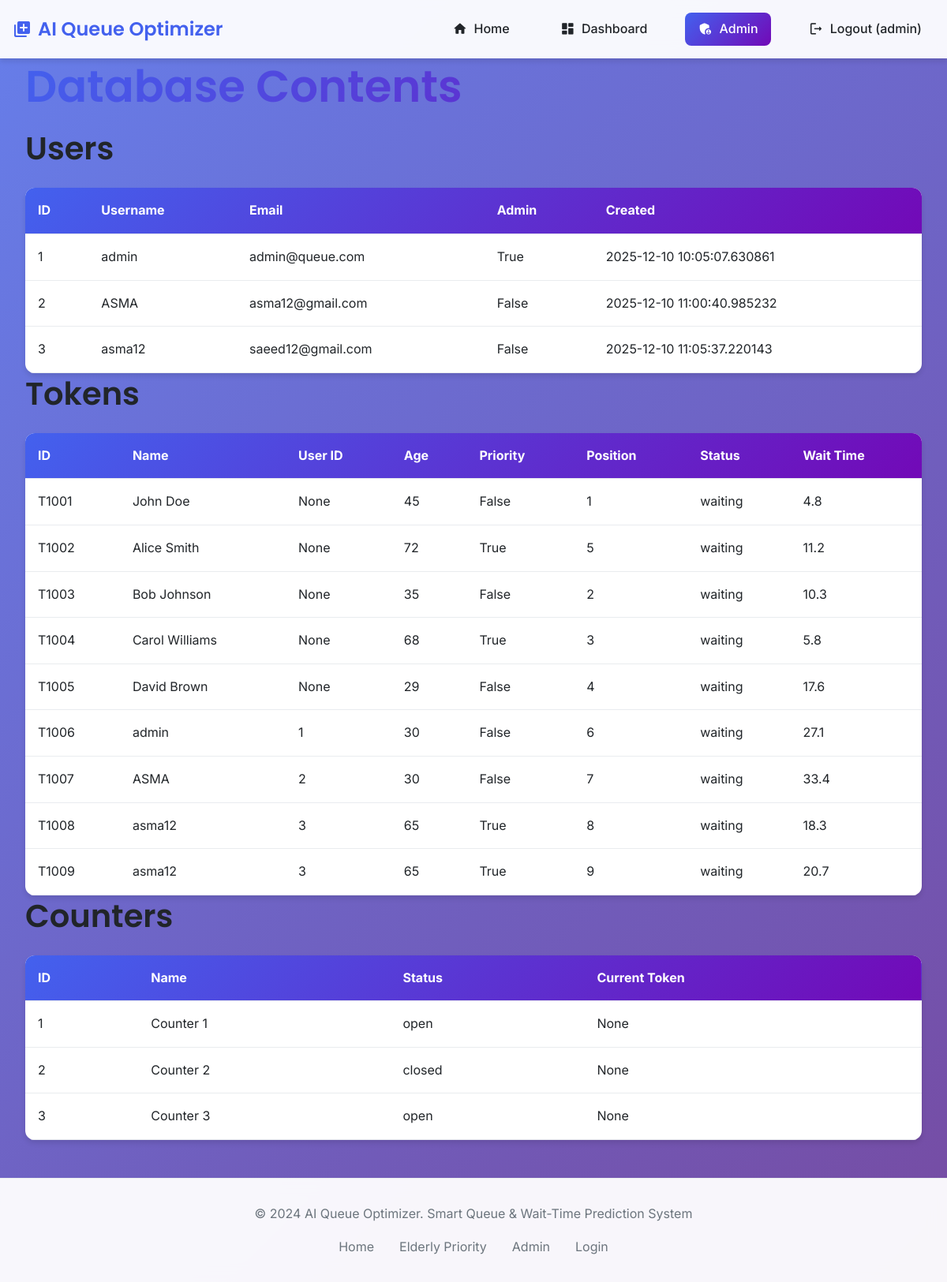
Screenshot of /db-view (signed in) with the database file from the repository.
### ai-queue-optimizer/app.py (models this page shows, shortened)
class User(db.Model):
    id = db.Column(db.Integer, primary_key=True)
    username = db.Column(db.String(80), unique=True, nullable=False)
    email = db.Column(db.String(120), unique=True, nullable=False)
    password_hash = db.Column(db.String(200), nullable=False)
    is_admin = db.Column(db.Boolean, default=False)
    created_at = db.Column(db.DateTime, default=datetime.datetime.utcnow)

class Token(db.Model):
    id = db.Column(db.String(20), primary_key=True)
    user_id = db.Column(db.Integer, db.ForeignKey('user.id'))
    name = db.Column(db.String(100), nullable=False)
    age = db.Column(db.Integer, default=30)
    priority = db.Column(db.Boolean, default=False)
    status = db.Column(db.String(20), default='waiting')
    position = db.Column(db.Integer)
    estimated_wait = db.Column(db.Float)
    joined_at = db.Column(db.DateTime, default=datetime.datetime.utcnow)
    processed_at = db.Column(db.DateTime, nullable=True)
    counter_id = db.Column(db.Integer, nullable=True)
    user = db.relationship('User', backref=db.backref('tokens', lazy=True))

class Counter(db.Model):
    id = db.Column(db.Integer, primary_key=True)
    name = db.Column(db.String(50), nullable=False)
    status = db.Column(db.String(20), default='open')
    current_token_id = db.Column(db.String(20), nullable=True)

### ai-queue-optimizer/app.py (the view)
@app.route('/db-view')
@admin_required
def db_view():
    users = User.query.all()
    tokens = Token.query.all()
    counters = Counter.query.all()
    return render_template('db_view.html',
                         users=users,
                         tokens=tokens,
                         counters=counters)

### ai-queue-optimizer/app.py (called while the page is built)
def admin_required(f):
    @wraps(f)
    def decorated_function(*args, **kwargs):
        if 'user_id' not in session:
            return redirect(url_for('admin_login')) # This is correct, points to the route we are adding back
        user = User.query.get(session['user_id'])
        if not user or not user.is_admin:
            return redirect(url_for('index'))
        return f(*args, **kwargs)
    return decorated_function

### ai-queue-optimizer/templates/db_view.html (shortened to what this page needs)
{% extends "base.html" %}
{% block content %}
<div class="container">
    <h1>Database Contents</h1>
    <h2>Users</h2>
    <table class="table-container">
        <thead>
            <tr>
                <th>ID</th>
                <th>Username</th>
                <th>Email</th>
                <th>Admin</th>
                <th>Created</th>
            </tr>
        </thead>
        <tbody>
            {% for user in users %}
            <tr>
                <td>{{ user.id }}</td>
                <td>{{ user.username }}</td>
                <td>{{ user.email }}</td>
                <td>{{ user.is_admin }}</td>
                <td>{{ user.created_at }}</td>
            </tr>
            {% endfor %}
        </tbody>
    </table>
    <h2>Tokens</h2>
    <table class="table-container">
        <thead>
            <tr>
                <th>ID</th>
                <th>Name</th>
                <th>User ID</th>
                <th>Age</th>
                <th>Priority</th>
                <th>Position</th>
                <th>Status</th>
                <th>Wait Time</th>
            </tr>
        </thead>
        <tbody>
            {% for token in tokens %}
            <tr>
                <td>{{ token.id }}</td>
                <td>{{ token.name }}</td>
                <td>{{ token.user_id }}</td>
                <td>{{ token.age }}</td>
                <td>{{ token.priority }}</td>
                <td>{{ token.position }}</td>
                <td>{{ token.status }}</td>
                <td>{{ token.estimated_wait }}</td>
            </tr>
            {% endfor %}
        </tbody>
    </table>
    <h2>Counters</h2>
    <table class="table-container">
        <thead>
            <tr>
                <th>ID</th>
                <th>Name</th>
                <th>Status</th>
                <th>Current Token</th>
            </tr>
        </thead>
        <tbody>
            {% for counter in counters %}
            <tr>
                <td>{{ counter.id }}</td>
                <td>{{ counter.name }}</td>
                <td>{{ counter.status }}</td>
                <td>{{ counter.current_token_id }}</td>
            </tr>
            {% endfor %}
        </tbody>
    </table>
</div>
{% endblock %}

### ai-queue-optimizer/templates/base.html (shortened to what this page needs)
<!DOCTYPE html>
<html lang="en">
<head>
    <link rel="stylesheet" href="{{ url_for('static', filename='css/style.css') }}">
</head>
<body>
    <nav class="navbar">
        <div class="nav-container">
            <a href="{{ url_for('index') }}" class="nav-brand">
                <span class="material-icons-round">queue</span>
                AI Queue Optimizer
            </a>
            <div class="nav-links">
                <a href="{{ url_for('index') }}" class="nav-link">
                    <span class="material-icons-round">home</span>
                    Home
                </a>
                {% if session.user_id %}
                    <a href="{{ url_for('user_dashboard') }}" class="nav-link">
                        <span class="material-icons-round">dashboard</span>
                        Dashboard
                    </a>
                    {% if session.is_admin %}
                    <a href="{{ url_for('admin_dashboard') }}" class="nav-link admin-link">
                        <span class="material-icons-round">admin_panel_settings</span>
                        Admin
                    </a>
                    {% endif %}
                    <a href="{{ url_for('logout') }}" class="nav-link">
                        <span class="material-icons-round">logout</span>
                        Logout ({{ session.username }})
                    </a>
                {% endif %}
            </div>
        </div>
    </nav>
    <main class="container">
        {% block content %}{% endblock %}
    </main>
    <footer class="footer">
        <div class="footer-content">
            <p>© 2024 AI Queue Optimizer. Smart Queue & Wait-Time Prediction System</p>
            <div class="footer-links">
                <a href="{{ url_for('index') }}">Home</a>
                <a href="{{ url_for('elderly_priority') }}">Elderly Priority</a>
                <a href="{{ url_for('admin_dashboard') }}">Admin</a>
                <a href="{{ url_for('login') }}">Login</a>
            </div>
        </div>
    </footer>
</body>
</html>

### ai-queue-optimizer/static/css/style.css (style rules this page uses)
* { margin: 0; padding: 0; box-sizing: border-box; }
:root { --primary: #4361ee; --primary-dark: #3a56d4; --secondary: #7209b7; --success: #4cc9f0; --warning: #f72585; --danger: #f72585; --info: #4cc9f0; --light: #f8f9fa; --dark: #212529; --gray: #6c757d; --gray-light: #e9ecef; --shadow: 0 4px 6px rgba(0, 0, 0, 0.1); --shadow-lg: 0 10px 25px rgba(0, 0, 0, 0.1); --radius: 12px; --radius-sm: 8px; --transition: all 0.3s ease; }
body { font-family: 'Inter', -apple-system, BlinkMacSystemFont, sans-serif; line-height: 1.6; color: var(--dark); background: linear-gradient(135deg, #667eea 0%, #764ba2 100%); min-height: 100vh; }
main { min-height: calc(100vh - 140px); padding: 2rem 1rem; }
h1, h2, h3, h4, h5, h6 { font-family: 'Poppins', sans-serif; font-weight: 600; line-height: 1.3; }
h1 { font-size: 3.5rem; margin-bottom: 1rem; background: linear-gradient(135deg, #4361ee, #7209b7); -webkit-background-clip: text; background-clip: text; -webkit-text-fill-color: transparent; }
h2 { font-size: 2.5rem; margin-bottom: 1.5rem; }
p { margin-bottom: 1rem; color: var(--gray); }
.container { max-width: 1200px; margin: 0 auto; padding: 0 1rem; }
.navbar { background: rgba(255, 255, 255, 0.95); -webkit-backdrop-filter: blur(10px); backdrop-filter: blur(10px); box-shadow: var(--shadow); position: sticky; top: 0; z-index: 1000; }
.nav-container { max-width: 1200px; margin: 0 auto; padding: 1rem; display: flex; justify-content: space-between; align-items: center; }
.nav-brand { display: flex; align-items: center; gap: 0.5rem; font-family: 'Poppins', sans-serif; font-size: 1.5rem; font-weight: 600; color: var(--primary); text-decoration: none; }
.nav-links { display: flex; gap: 2rem; align-items: center; }
.nav-link { display: flex; align-items: center; gap: 0.5rem; color: var(--dark); text-decoration: none; font-weight: 500; padding: 0.5rem 1rem; border-radius: var(--radius-sm); transition: var(--transition); }
.nav-link .material-icons-round { font-size: 1.2rem; }
.admin-link { background: linear-gradient(135deg, var(--primary), var(--secondary)); color: white !important; }
.table-container { background: white; border-radius: var(--radius); overflow: hidden; box-shadow: var(--shadow); }
table { width: 100%; border-collapse: collapse; }
thead { background: linear-gradient(135deg, var(--primary), var(--secondary)); color: white; }
th, td { padding: 1rem; text-align: left; border-bottom: 1px solid var(--gray-light); }
.footer { background: rgba(255, 255, 255, 0.95); -webkit-backdrop-filter: blur(10px); backdrop-filter: blur(10px); padding: 2rem 1rem; margin-top: 3rem; border-top: 1px solid var(--gray-light); }
.footer-content { max-width: 1200px; margin: 0 auto; text-align: center; }
.footer-links { display: flex; justify-content: center; gap: 2rem; margin-top: 1rem; }
.footer-links a { color: var(--gray); text-decoration: none; transition: var(--transition); }

### rows the page displays
User: id "1", username "admin", email "admin@queue.com", is_admin "True", created_at "2025-12-10 10:05:07.630861"
User: id "2", username "ASMA", email "asma12@gmail.com", is_admin "False", created_at "2025-12-10 11:00:40.985232"
User: id "3", username "asma12", email "saeed12@gmail.com", is_admin "False", created_at "2025-12-10 11:05:37.220143"
Token: id "T1001", name "John Doe", user_id "None", age "45", priority "False", position "1", status "waiting", estimated_wait "4.8"
Token: id "T1002", name "Alice Smith", user_id "None", age "72", priority "True", position "5", status "waiting", estimated_wait "11.2"
Token: id "T1003", name "Bob Johnson", user_id "None", age "35", priority "False", position "2", status "waiting", estimated_wait "10.3"
Token: id "T1004", name "Carol Williams", user_id "None", age "68", priority "True", position "3", status "waiting", estimated_wait "5.8"
Token: id "T1005", name "David Brown", user_id "None", age "29", priority "False", position "4", status "waiting", estimated_wait "17.6"
Token: id "T1006", name "admin", user_id "1", age "30", priority "False", position "6", status "waiting", estimated_wait "27.1"
Token: id "T1007", name "ASMA", user_id "2", age "30", priority "False", position "7", status "waiting", estimated_wait "33.4"
Token: id "T1008", name "asma12", user_id "3", age "65", priority "True", position "8", status "waiting", estimated_wait "18.3"
Token: id "T1009", name "asma12", user_id "3", age "65", priority "True", position "9", status "waiting", estimated_wait "20.7"
Counter: id "1", name "Counter 1", status "open", current_token_id "None"
Counter: id "2", name "Counter 2", status "closed", current_token_id "None"
Counter: id "3", name "Counter 3", status "open", current_token_id "None"

### other values shown
{{ session.username }} "admin"
